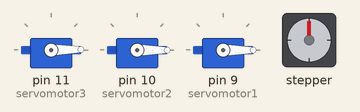
Bench run of a sketch on a simulated Arduino Uno, built with avr-gcc and run on an emulated ATmega328P. Parts: 3 × servo, stepper motor. Stepper angles assume 2048 steps per turn.

Above: at 0.15 s.
At 6.1 s:
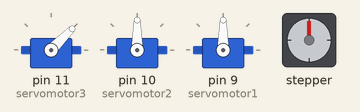
At 15.72 s:
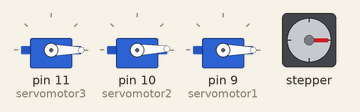
At 21.6 s:
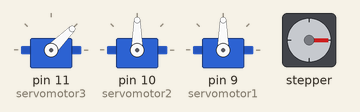
At 25.6 s:
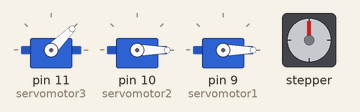
At 39.6 s:
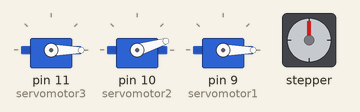
Timing chart, 0 to 40.0 s (numbered marks = the images above):
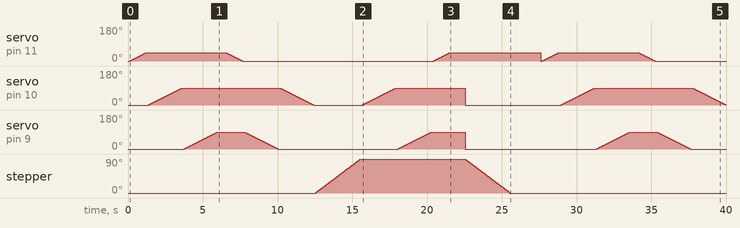

Measured:
- by itself, stepper: turns 90° clockwise in 3.0 s, then 90° counter-clockwise in 3.0 s

The sketch:

brazo_robotico_copy_20231021120422.ino
```cpp
/*
Proyecto final Juan Sebastian Valencia londoño
*/

#include <Servo.h>
#include <Stepper.h>
int delay1=100,delay2=500,delay3=2000;
Servo servomotor3; //Servomotor pinza
Servo servomotor2; //Servomotor enmedio
Servo servomotor1; //Servomotor abajo
Stepper motor(2048, 4, 6, 5, 7);

void setup() {
  servomotor3.attach(11);
  servomotor2.attach(10);
  servomotor1.attach(9);
  motor.setSpeed(5);
}

void loop() {
  //Reinicio
  servomotor1.write(0);
  servomotor2.write(0);
  servomotor3.write(0);
  //motor.step(512);
  delay(delay1);
  //COJE EL OBJETO
  for(int i=0; i<=45; i++){
    servomotor3.write(i);
    delay(25);
  }
  delay(delay1);
  for(int i=0; i<=90; i++){
    servomotor2.write(i);
    delay(25);
  }
  delay(delay1);
  for (int i=0; i<=90; i++){
    servomotor1.write(i);
    delay(25);
  }
  delay(delay2);
  for(int i=45; i>=0; i--){
    servomotor3.write(i);
    delay(25);
  }
  delay(delay1);
   for (int i = 90; i>=0; i--){
    servomotor1.write(i);
    delay(25);
  }
  delay(delay1);
  for (int i = 90; i>=0; i--){
    servomotor2.write(i);
    delay(25);
  }
  delay(delay1);
  //GIRA CON EL OBJETO
  motor.step(512);
  delay(delay1);
  //DEJA EL OBJETO
  for(int i=0; i<=90; i++){
    servomotor2.write(i);
    delay(25);
  }
  delay(delay1);
  for (int i=0; i<=90; i++){
    servomotor1.write(i);
    delay(25);
  }
  delay(delay1);
  for(int i=0; i<=45; i++){
    servomotor3.write(i);
    delay(25);
  }
  delay(1000);
  //VUELVE A LA POSICION INICIAL
  servomotor1.write(0);
  servomotor2.write(0);
  motor.step(-512);
  delay(delay3);
}
```
